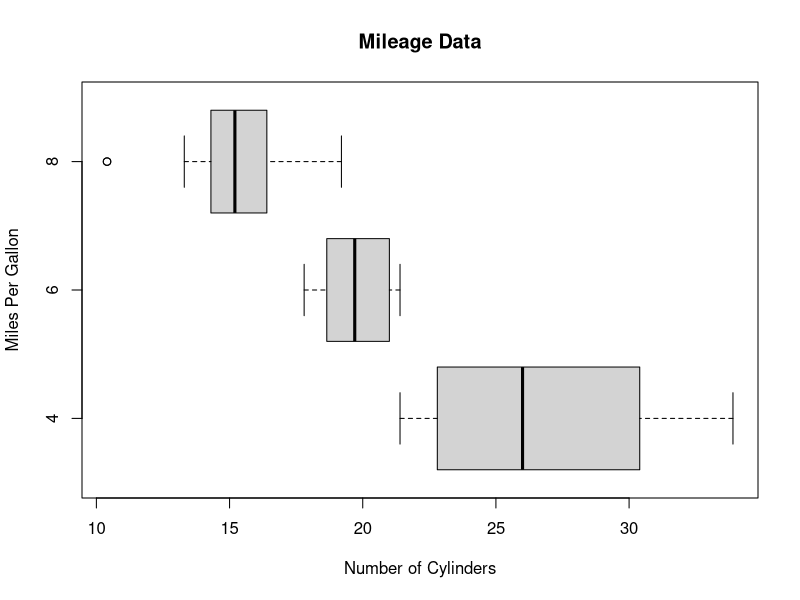

This chart was generated by the following R code:
## ---- chunk 1
input<-mtcars[,c('mpg','cyl')]
boxplot(mpg~cyl, data = mtcars, xlab = "Number of Cylinders", ylab = "Miles Per Gallon", main = "Mileage Data", horizontal = T)
## ---- chunk 2
mone1<-c("Cara","Sello")
mone2<-mone1
EspMue<-expand.grid(mone1,mone2)
colnames(EspMue)<-c("Moneda 1", "Moneda 2")
EspMue
## ---- chunk 3
x<-EspMue$`Moneda 1`=="Cara"
x
## ---- chunk 4
y<-EspMue$`Moneda 2`=="Cara"
y
## ---- chunk 5
cara<-xor(x,y)
cara
## ---- chunk 6
Evento<-EspMue[xor(x,y),]
Evento
## ---- chunk 7
x1 <- rnorm(100,10) #Esta será nuestra variable aleatoria de media 10
x2 <- rnorm(100,10.5) #Esta será nuestra variable aleatoria de media 10.5
test <- t.test(x1,x2) #Esta será nuestra prueba T de Student
print(test)
## ---- chunk 8
require(stats)
insectos <- c(16,11,20,21,14,7,37,32,15,25,39,41,21,12,14,17,13,17,45,59,48,46,38,47)
colores <- as.factor(c(rep(c("azul", "verde",  "blanco", "amarillo"), each =6)))
tapply(insectos, colores, mean)
fm = aov ( lm(insectos ~ colores) )
summary(fm)
names(fm)
